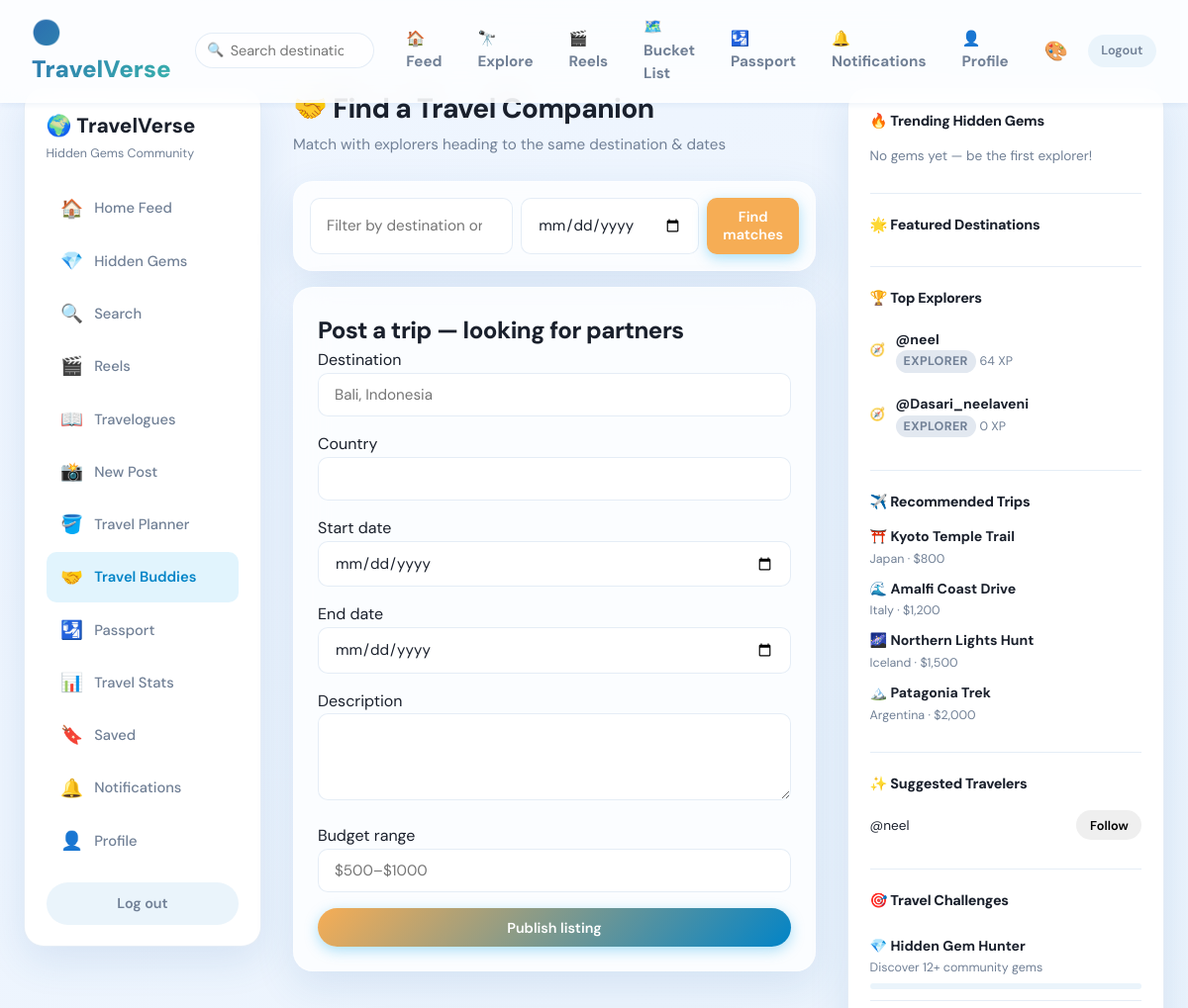
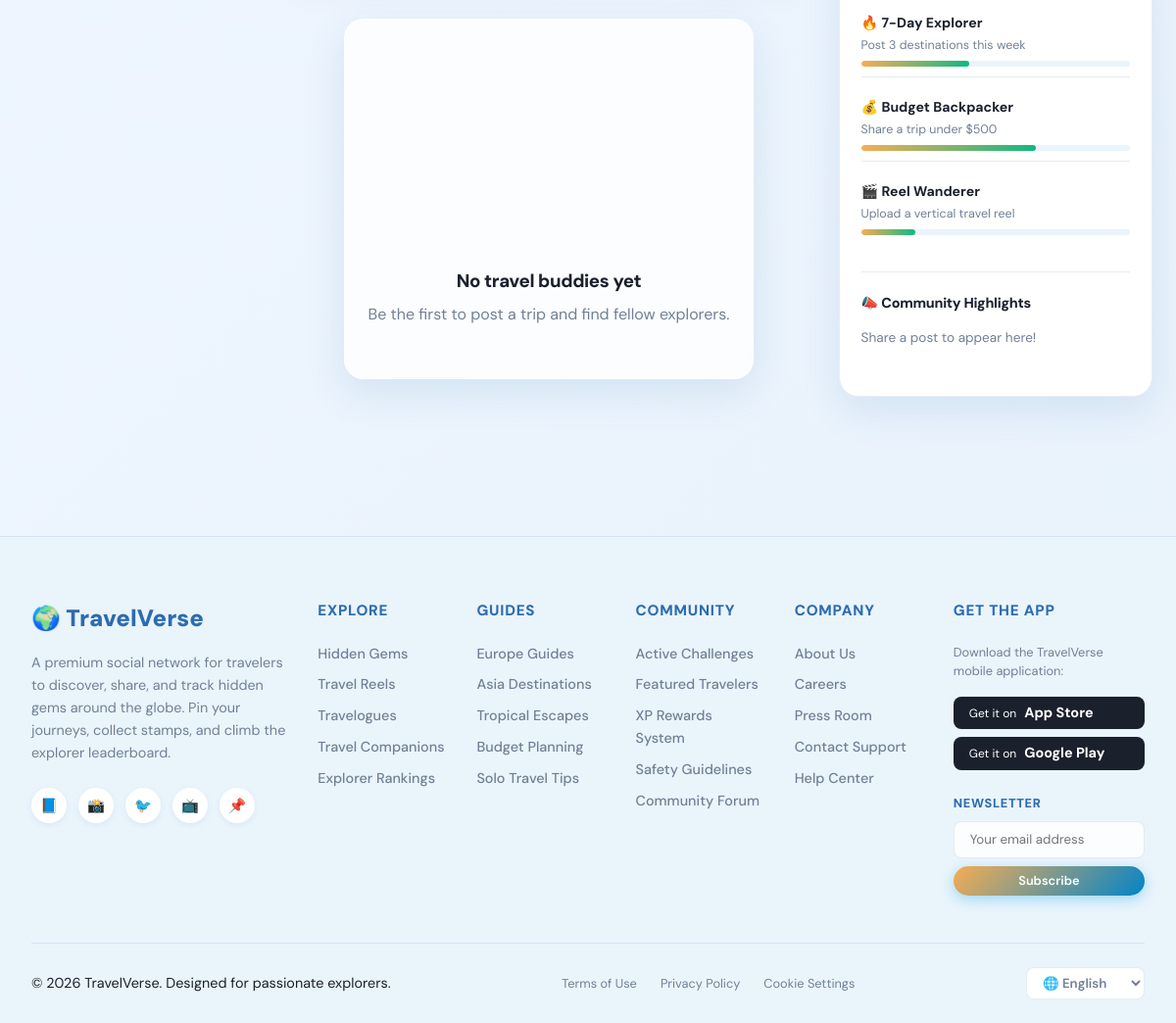
The page /companions/ (signed in) on the database its author committed (2 pictures, top to bottom).
### social/models.py (models this page shows, shortened)
class Profile(models.Model):
    user = models.OneToOneField(User, on_delete=models.CASCADE, related_name='profile')
    avatar = models.ImageField(upload_to='avatars/', blank=True, null=True)
    avatar_url = models.URLField(blank=True)
    bio = models.TextField(blank=True, max_length=300)
    location = models.CharField(max_length=150, blank=True)
    website = models.URLField(blank=True)
    explorer_score = models.PositiveIntegerField(default=0)
    countries_visited = models.TextField(blank=True, default='[]')
    created_at = models.DateTimeField(auto_now_add=True)
    updated_at = models.DateTimeField(auto_now=True)
    @property
    def badge(self):
        return explorer_badge(self.explorer_score)
    @property
    def badge_full_name(self):
        return badge_tier_for_score(self.explorer_score)[2]
    @property
    def badge_icon(self):
        return badge_tier_for_score(self.explorer_score)[3]
    @property
    def badge_slug(self):
        return badge_tier_for_score(self.explorer_score)[1]

### social/views.py (the view, shortened to what this page needs)
# urls.py: path('companions/', views.companions_view, name='companions'),
@login_required
def companions_view(request):
    destination = request.GET.get('destination', '').strip()
    date_from = request.GET.get('from', '')
    trips = TravelCompanion.objects.filter(is_active=True).select_related('user', 'user__profile')
    if destination:
        trips = trips.filter(
            Q(destination__icontains=destination) | Q(country__icontains=destination)
        )
    if date_from:
        from django.utils.dateparse import parse_date
        parsed = parse_date(date_from)
        if parsed:
            trips = trips.filter(start_date__gte=parsed)
    form = TravelCompanionForm()
    return render(request, 'companions.html', {
        'trips': trips[:40],
        'form': form,
        'filter_destination': destination,
        **_sidebar_context(request),
    })

### social/forms.py
class TravelCompanionForm(forms.ModelForm):
    class Meta:
        model = TravelCompanion
        fields = ('destination', 'country', 'start_date', 'end_date', 'description', 'budget_range')
        widgets = {
            'destination': forms.TextInput(attrs={'class': 'form-control', 'placeholder': 'Bali, Indonesia'}),
            'country': forms.TextInput(attrs={'class': 'form-control'}),
            'start_date': forms.DateInput(attrs={'class': 'form-control', 'type': 'date'}),
            'end_date': forms.DateInput(attrs={'class': 'form-control', 'type': 'date'}),
            'description': forms.Textarea(attrs={'class': 'form-control', 'rows': 3}),
            'budget_range': forms.TextInput(attrs={'class': 'form-control', 'placeholder': '$500–$1000'}),
        }

### social/context_processors.py (called while the page is built)
def notification_context(request):
    if request.user.is_authenticated:
        unread = request.user.notifications.filter(is_read=False).count()
        return {'unread_notifications': unread}
    return {'unread_notifications': 0}

### social/gamification.py (called while the page is built)
def badge_tier_for_score(score):
    current = BADGE_TIERS[0]
    for tier in BADGE_TIERS:
        if score >= tier[0]:
            current = tier
        else:
            break
    return current

### social/services.py (called while the page is built)
def trending_posts(limit=5):
    return (
        Post.objects.select_related('author', 'author__profile')
        .prefetch_related('images')
        .filter(is_hidden_gem=True)
        .order_by('-hidden_gem_score', '-gem_votes', '-created_at')[:limit]
    )

def top_explorers(limit=5):
    return Profile.objects.select_related('user').order_by('-explorer_score')[:limit]

def featured_destinations(limit=4):
    return (
        Post.objects.select_related('author')
        .prefetch_related('images')
        .filter(is_hidden_gem=True)
        .order_by('-hidden_gem_score')[:limit]
    )

def community_highlights(limit=5):
    return (
        Post.objects.annotate(
            engagement=Count('likes', distinct=True) + Count('comments', distinct=True),
        )
        .select_related('author', 'author__profile')
        .prefetch_related('images')
        .order_by('-engagement', '-created_at')[:limit]
    )

### social/utils.py (called while the page is built)
def explorer_badge(score):
    if score >= 2000:
        return 'Platinum'
    if score >= 1000:
        return 'Gold'
    if score >= 400:
        return 'Silver'
    if score >= 100:
        return 'Bronze'
    return 'Explorer'

### social/views.py (called while the page is built)
def _sidebar_context(request):
    return sidebar_widgets(request)

### templates/companions.html (shortened to what this page needs)
{% extends 'app_base.html' %}
{% block extra_css %}
<link rel="stylesheet" href="https://unpkg.com/leaflet@1.9.4/dist/leaflet.css">
{% endblock %}
{% block main %}
<div class="page-header-row">
  <div>
    <h1>🤝 Find a Travel Companion</h1>
    <p class="subtitle">Match with explorers heading to the same destination & dates</p>
  </div>
</div>
<form method="get" class="search-bar large glass-card" style="padding:1rem;margin-bottom:1rem">
  <input type="search" name="destination" class="form-control" value="{{ filter_destination }}" placeholder="Filter by destination or country...">
  <input type="date" name="from" class="form-control" style="max-width:180px">
  <button type="submit" class="btn btn-primary">Find matches</button>
</form>
<div class="planner-form glass-card">
  <h2>Post a trip — looking for partners</h2>
  <form method="post" class="form-grid">
    {% for field in form %}
    <div class="{% if field.field.widget.input_type == 'textarea' %}form-full{% endif %}">
      <label>{{ field.label }}</label>
      {{ field }}
    </div>
    {% endfor %}
    <button type="submit" class="btn btn-primary">Publish listing</button>
  </form>
</div>
<div class="companions-grid">
  {% for trip in trips %}
  <article class="companion-card glass-card">
    <div class="companion-card-img" style="background-image:url('https://images.unsplash.com/photo-1469854523086-cc02fe5d8800?w=600&q=80')"></div>
    <div class="companion-card-body">
      <h3>📍 {{ trip.destination }}{% if trip.country %}, {{ trip.country }}{% endif %}</h3>
      <p class="meta">@{{ trip.user.username }} · {{ trip.user.profile.badge_full_name }}</p>
      {% if trip.start_date %}<span class="meta-chip">📅 {{ trip.start_date }}{% if trip.end_date %} – {{ trip.end_date }}{% endif %}</span>{% endif %}
      {% if trip.budget_range %}<span class="meta-chip">💰 {{ trip.budget_range }}</span>{% endif %}
      <p>{{ trip.description|truncatewords:30 }}</p>
      <a href="{% url 'profile' trip.user.username %}" class="btn btn-sm btn-outline">View profile</a>
    </div>
  </article>
  {% empty %}
  {% include 'partials/empty_state_card.html' with icon="🤝" title="No travel buddies yet" message="Be the first to post a trip and find fellow explorers." cta_url="" cta_label="" image_url="https://images.unsplash.com/photo-1529156069898-49953e39b3ac?w=800&q=80" %}
  {% endfor %}
</div>
{% endblock %}

### templates/partials/sidebar_right.html (shortened to what this page needs)
<aside class="sidebar sidebar-right">
  <div class="widget">
    <h3>🔥 Trending Hidden Gems</h3>
    <ul class="widget-list">
      {% for post in trending %}
      <li>
        <a href="{% url 'post_detail' post.pk %}">
          <strong>{{ post.location }}</strong>
          <span>Score {{ post.hidden_gem_score }} · {{ post.gem_votes }} votes</span>
        </a>
      </li>
      {% empty %}
      <li class="muted">No gems yet — be the first explorer!</li>
      {% endfor %}
    </ul>
  </div>
  <div class="widget">
    <h3>🌟 Featured Destinations</h3>
  </div>
  <div class="widget">
    <h3>🏆 Top Explorers</h3>
    <ul class="widget-list explorers">
      {% for profile in top_explorers %}
      <li>
        <a href="{% url 'profile' profile.user.username %}">
          <span class="avatar-sm">{% if profile.avatar %}<img src="{{ profile.avatar.url }}" alt="">{% else %}{{ profile.badge_icon }}{% endif %}</span>
          <div>
            <strong>@{{ profile.user.username }}</strong>
            <span class="badge-pill badge-{{ profile.badge_slug|default:profile.badge|lower }}">{{ profile.badge_full_name|default:profile.badge }}</span>
            <small>{{ profile.explorer_score }} XP</small>
          </div>
        </a>
      </li>
      {% empty %}
      <li class="muted">Explore to climb the ranks!</li>
      {% endfor %}
    </ul>
  </div>
  <div class="widget">
    <h3>✈️ Recommended Trips</h3>
    <ul class="widget-list">
      {% for trip in recommended_trips %}
      <li>
        <strong>{{ trip.icon }} {{ trip.title }}</strong>
        <span>{{ trip.location }} · {{ trip.budget }}</span>
      </li>
      {% endfor %}
    </ul>
  </div>
  <div class="widget">
    <h3>✨ Suggested Travelers</h3>
    <ul class="widget-list">
      {% for u in suggested_users %}
      <li class="suggest-row">
        <a href="{% url 'profile' u.username %}">@{{ u.username }}</a>
        <button type="button" class="btn btn-sm btn-follow" data-follow="{{ u.username }}">Follow</button>
      </li>
      {% endfor %}
    </ul>
  </div>
  <div class="widget">
    <h3>🎯 Travel Challenges</h3>
    <ul class="widget-list">
      {% for ch in travel_challenges %}
      <li class="challenge-item">
        <strong>{{ ch.icon }} {{ ch.title }}</strong>
        <small>{{ ch.desc }}</small>
        <div class="challenge-bar"><div class="challenge-bar-fill" style="width:{{ ch.progress }}%"></div></div>
      </li>
      {% endfor %}
    </ul>
  </div>
  <div class="widget">
    <h3>📣 Community Highlights</h3>
    <ul class="widget-list">
      {% for post in community_highlights %}
      <li>
        <a href="{% url 'post_detail' post.pk %}">
          <strong>@{{ post.author.username }}</strong>
          <span>{{ post.location|truncatewords:4 }}</span>
        </a>
      </li>
      {% empty %}
      <li class="muted">Share a post to appear here!</li>
      {% endfor %}
    </ul>
  </div>
</aside>

### static/css/custom.css (style rules this page uses)
:root { --primary-ocean: #2B6CB0; --primary-teal: #38B2AC; --accent: #F6AD55; --gem: #9F7AEA; --accent-gradient: linear-gradient(135deg, var(--primary-ocean) 0%, var(--primary-teal) 100%); --bg-gradient: linear-gradient(135deg, #F0F6FF 0%, #E8F2FB 100%); --bg: #F0F6FF; --bg-soft: #EAF4FB; --surface: #FFFFFF; --surface-hover: rgba(255, 255, 255, 0.95); --border: rgba(43, 108, 176, 0.12); --text: #1A202C; --text-secondary: #718096; --muted: #718096; --shadow-sm: 0 2px 6px rgba(43, 108, 176, 0.08); --shadow: 0 14px 40px rgba(43, 108, 176, 0.12); --shadow-lg: 0 26px 60px rgba(43, 108, 176, 0.16); --glass-bg: rgba(255, 255, 255, 0.78); --glass-border: rgba(255, 255, 255, 0.45); --font-family: 'DM Sans', sans-serif; --radius: 20px; --transition: 0.25s cubic-bezier(0.4, 0, 0.2, 1); }
body { font-family: var(--font-family) !important; background-color: var(--bg) !important; background-image: var(--bg-gradient) !important; color: var(--text) !important; transition: background var(--transition), color var(--transition); }
h1, h2, h3, h4, h5, h6 { font-family: var(--font-family) !important; font-weight: 800 !important; color: var(--text) !important; }
.glass-card { background: var(--glass-bg) !important; backdrop-filter: blur(16px) !important; -webkit-backdrop-filter: blur(16px) !important; border: 1px solid var(--glass-border) !important; box-shadow: var(--shadow) !important; border-radius: var(--radius) !important; transition: transform var(--transition), box-shadow var(--transition); }
.app-shell-new .sidebar-right { grid-column: 3; position: sticky; top: 88px; align-self: start; min-height: calc(100vh - 120px); }

### rows shown on the page
Profile: badge_icon "🧭", user.username "neel", badge_full_name "EXPLORER", explorer_score "64"
Profile: badge_icon "🧭", user.username "Dasari_neelaveni", badge_full_name "EXPLORER", explorer_score "0"

### other values the page prints
{{ field.label }} "Destination" "Country" "Start date" "End date" "Description" "Budget range"
{{ title }} "No travel buddies yet"
{{ message }} "Be the first to post a trip and find fellow explorers."
{{ trip.icon }} "⛩️" "🌊" "🌌" "🏔️"
{{ trip.title }} "Kyoto Temple Trail" "Amalfi Coast Drive" "Northern Lights Hunt" "Patagonia Trek"
{{ trip.location }} "Japan" "Italy" "Iceland" "Argentina"
{{ trip.budget }} "$800" "$1,200" "$1,500" "$2,000"
{{ u.username }} "neel"
{{ ch.icon }} "💎" "🔥" "💰" "🎬"
{{ ch.title }} "Hidden Gem Hunter" "7-Day Explorer" "Budget Backpacker" "Reel Wanderer"
{{ ch.desc }} "Discover 12+ community gems" "Post 3 destinations this week" "Share a trip under $500" "Upload a vertical travel reel"
